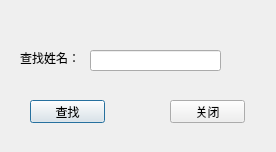
<?xml version="1.0" encoding="UTF-8"?>
<ui version="4.0">
 <class>FindContact</class>
 <widget class="QDialog" name="FindContact">
  <property name="geometry">
   <rect>
    <x>0</x>
    <y>0</y>
    <width>276</width>
    <height>152</height>
   </rect>
  </property>
  <property name="windowTitle">
   <string>Dialog</string>
  </property>
  <widget class="QLabel" name="label">
   <property name="geometry">
    <rect>
     <x>20</x>
     <y>50</y>
     <width>61</width>
     <height>16</height>
    </rect>
   </property>
   <property name="text">
    <string>查找姓名：</string>
   </property>
  </widget>
  <widget class="QLineEdit" name="nameLineEdit">
   <property name="geometry">
    <rect>
     <x>90</x>
     <y>50</y>
     <width>131</width>
     <height>21</height>
    </rect>
   </property>
  </widget>
  <widget class="QPushButton" name="findButton">
   <property name="geometry">
    <rect>
     <x>30</x>
     <y>100</y>
     <width>75</width>
     <height>23</height>
    </rect>
   </property>
   <property name="text">
    <string>查找</string>
   </property>
  </widget>
  <widget class="QPushButton" name="closeButton">
   <property name="geometry">
    <rect>
     <x>170</x>
     <y>100</y>
     <width>75</width>
     <height>23</height>
    </rect>
   </property>
   <property name="text">
    <string>关闭</string>
   </property>
  </widget>
 </widget>
 <resources/>
 <connections/>
</ui>
